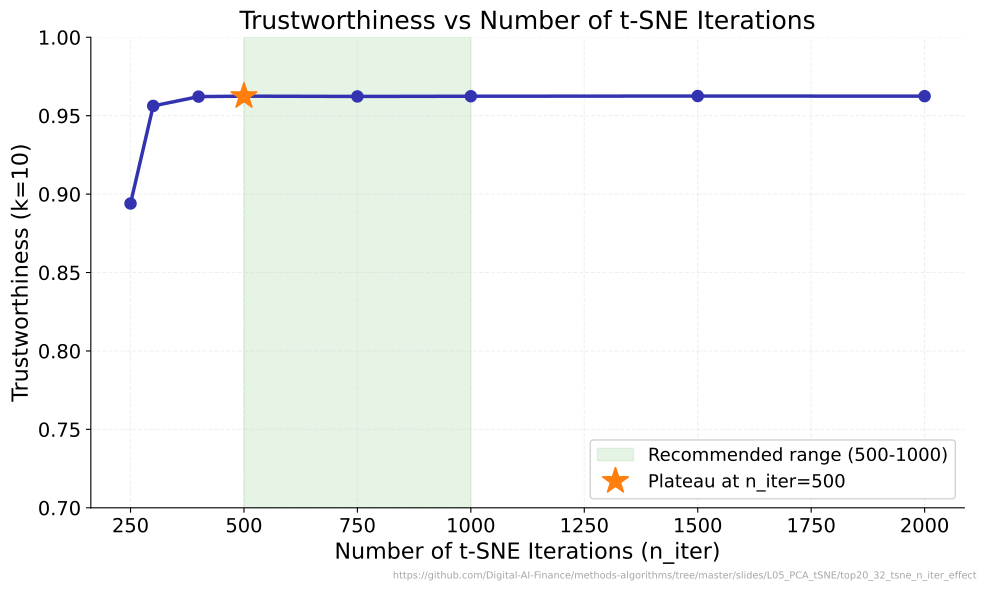

This chart was generated by the following Python code:
"""Trustworthiness vs Number of t-SNE Iterations - Effect of iteration count."""
import matplotlib.pyplot as plt
import numpy as np
from pathlib import Path
from sklearn.datasets import make_blobs
from sklearn.manifold import TSNE, trustworthiness
import sys
sys.path.insert(0, str(Path(__file__).resolve().parents[3] / 'templates'))
from chart_style import apply_style, COLORS, MLPURPLE, MLBLUE, MLORANGE, MLGREEN, MLRED, MLLAVENDER
apply_style()

CHART_METADATA = {
    "title": "Trustworthiness vs Number of t-SNE Iterations",
    "description": "Line plot showing how trustworthiness changes with t-SNE iteration count, with recommended range highlighted.",
    "url": "https://github.com/Digital-AI-Finance/methods-algorithms/tree/master/slides/L05_PCA_tSNE/top20_32_tsne_n_iter_effect"
}


np.random.seed(42)

# Data: 4 blobs in 15D, 400 samples
X, y = make_blobs(n_samples=400, n_features=15, centers=4, random_state=42)

n_iters = [250, 300, 400, 500, 750, 1000, 1500, 2000]
trust_scores = []

for n in n_iters:
    emb = TSNE(n_components=2, n_iter=n, random_state=42).fit_transform(X)
    t_score = trustworthiness(X, emb, n_neighbors=10)
    trust_scores.append(t_score)

fig, ax = plt.subplots()

# Shaded recommended band
ax.axvspan(500, 1000, alpha=0.12, color=MLGREEN, label='Recommended range (500-1000)')

# Main line
ax.plot(n_iters, trust_scores, 'o-', color=MLPURPLE, linewidth=2.5, markersize=8, zorder=5)

# Find plateau: where improvement < 0.5% over previous
plateau_idx = None
for i in range(1, len(trust_scores)):
    if (trust_scores[i] - trust_scores[i - 1]) < 0.005:
        plateau_idx = i
        break

if plateau_idx is not None:
    ax.plot(n_iters[plateau_idx], trust_scores[plateau_idx], '*', color=MLORANGE,
            markersize=20, zorder=6, label=f'Plateau at n_iter={n_iters[plateau_idx]}')

ax.set_xlabel('Number of t-SNE Iterations (n_iter)')
ax.set_ylabel('Trustworthiness (k=10)')
ax.set_ylim(0.7, 1.0)
ax.set_title('Trustworthiness vs Number of t-SNE Iterations')
ax.legend(loc='lower right', framealpha=0.9)

plt.figtext(0.99, 0.01, CHART_METADATA['url'], fontsize=7, color='gray', ha='right', va='bottom', alpha=0.7)
plt.tight_layout()
plt.savefig(Path(__file__).parent / 'chart.pdf', dpi=300, bbox_inches='tight', facecolor='white')
plt.close()
